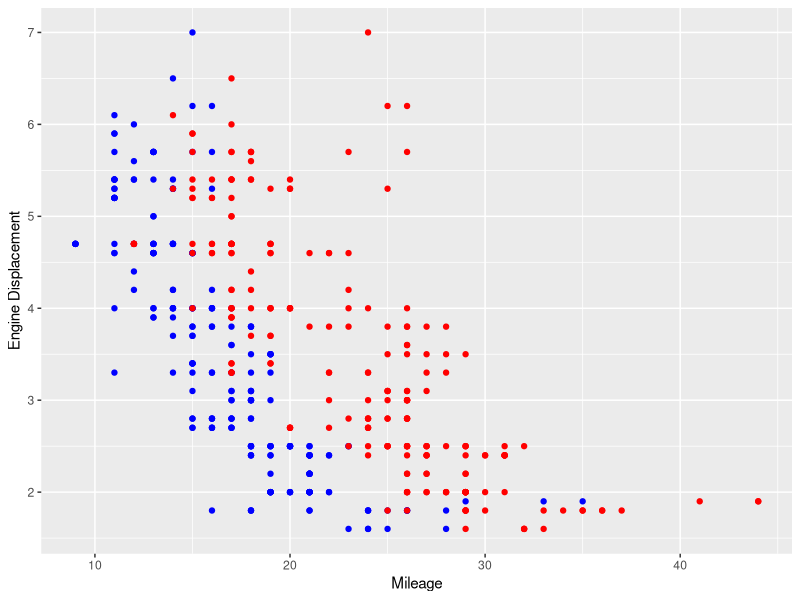
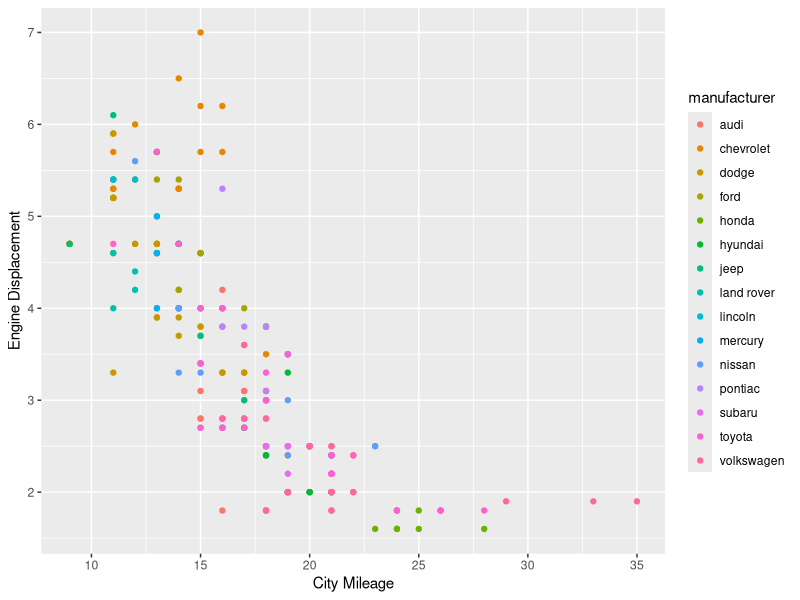

These figures' R source, in order:
library(ggplot2)

#Scatterplot mileage vs displacement
ggplot(data = mpg) + 
  geom_point(mapping = aes(x = cty, y = displ), color="blue") + 
  geom_point(mapping = aes(x = hwy, y = displ), color="red") +
  labs(x="Mileage", y="Engine Displacement")

#Scatterplot mileage vs displacement, colored by manufacturer
ggplot(data = mpg, aes(color=manufacturer)) + 
  geom_point(mapping = aes(x = cty, y = displ)) + 
  labs(x="City Mileage", y="Engine Displacement")